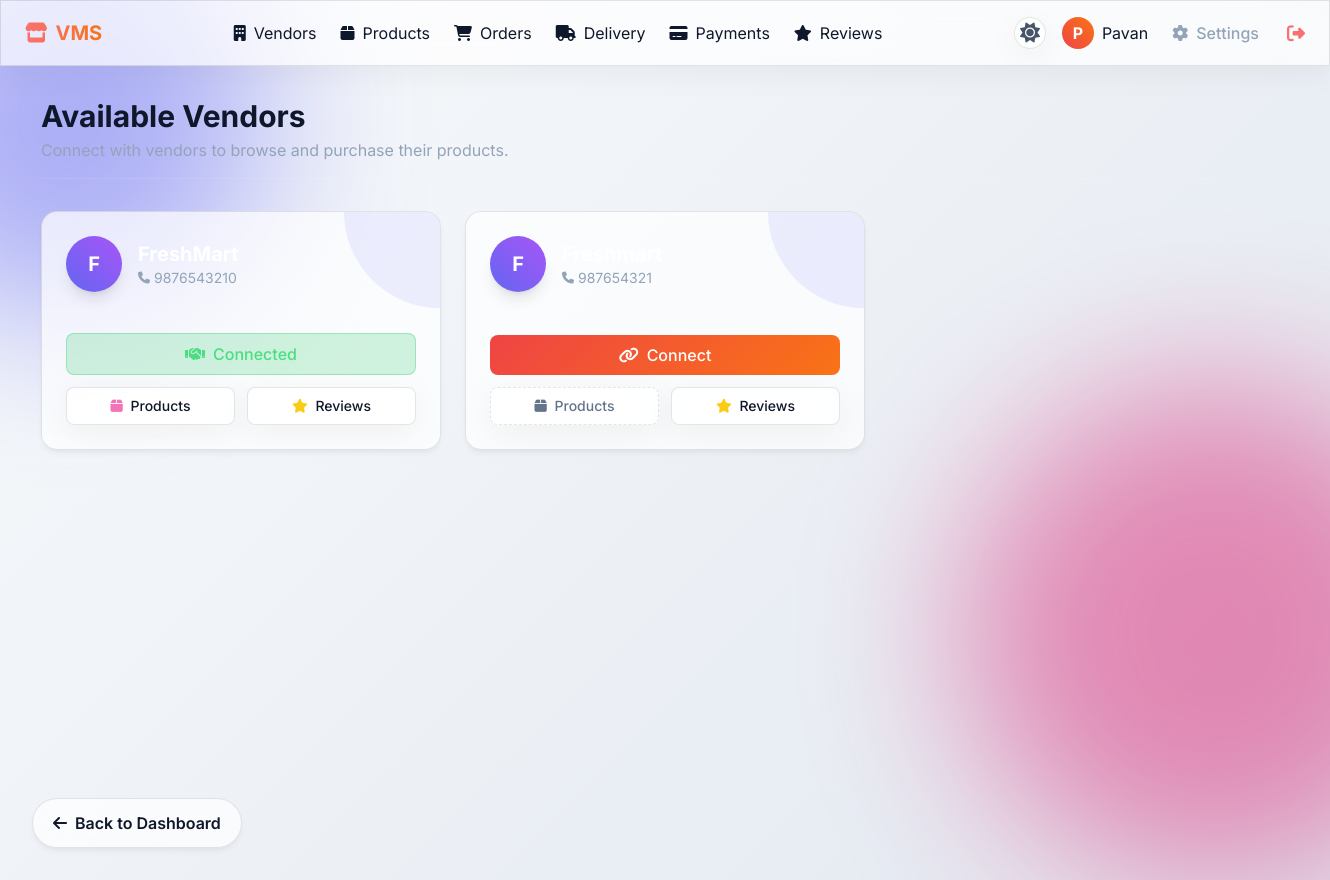
The page /vendors (signed in) on the database as committed earlier.
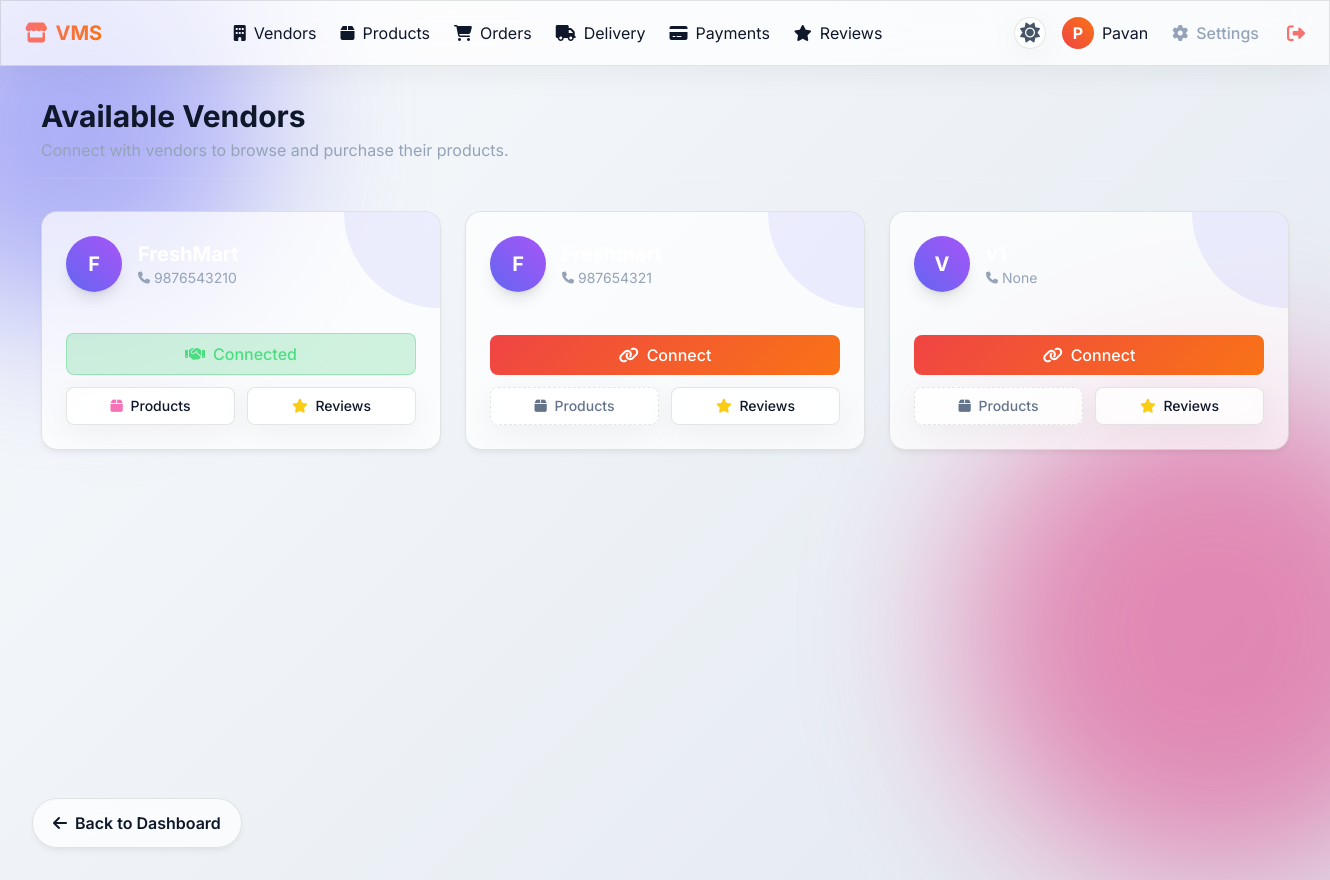
The same page on the database as committed later.
### tables this page shows
CREATE TABLE connections(
    id INTEGER PRIMARY KEY AUTOINCREMENT,
    customer TEXT,
    vendor TEXT
);

CREATE TABLE users(
    id INTEGER PRIMARY KEY AUTOINCREMENT,
    username TEXT UNIQUE,
    password TEXT,
    role TEXT,
    mobile TEXT
);

### app.py (the view)
@app.route('/vendors')
def vendors():
    if 'user' not in session:
        return redirect('/login')
    conn = get_db()
    vendors = conn.execute(
        "SELECT username,mobile FROM users WHERE role='vendor'"
    ).fetchall()
    connected = conn.execute(
        "SELECT vendor FROM connections WHERE customer=?",
        (session['user'],)
    ).fetchall()
    connected_vendors = [
        v['vendor'] for v in connected
    ]
    return render_template(
        'vendors.html',
        vendors=vendors,
        connected_vendors=connected_vendors
    )

### app.py (called while the page is built)
def get_db():
    conn = sqlite3.connect("vendor.db")
    conn.row_factory = sqlite3.Row
    return conn

### templates/vendors.html (shortened to what this page needs)
{% extends "base.html" %}
{% block content %}
<div class="fade-in">
    <div class="flex justify-between items-center mb-8 border-b border-white/10 pb-4">
        <div>
            <h1 class="text-3xl font-bold">Available Vendors</h1>
            <p class="text-slate-400 mt-1">Connect with vendors to browse and purchase their products.</p>
        </div>
    </div>
    {% if vendors %}
    <div class="grid grid-cols-1 md:grid-cols-2 lg:grid-cols-3 gap-6">
        {% for vendor in vendors %}
        <div class="glass-card p-6 flex flex-col relative overflow-hidden group">
            <div class="absolute top-0 right-0 w-24 h-24 bg-indigo-500/10 rounded-bl-full z-0 transition-transform group-hover:scale-110"></div>
            <div class="relative z-10 flex items-center gap-4 mb-6 border-b border-white/10 pb-4">
                <div class="w-14 h-14 rounded-full bg-gradient-to-tr from-indigo-500 to-purple-500 flex items-center justify-center text-white text-xl font-bold shadow-lg">
                    {{ vendor['username'][0]|upper }}
                </div>
                <div>
                    <h3 class="text-xl font-bold text-white">{{ vendor['username'] }}</h3>
                    <p class="text-sm text-slate-400 flex items-center gap-1">
                        <i class="fa-solid fa-phone text-xs"></i> {{ vendor['mobile'] }}
                    </p>
                </div>
            </div>
            <div class="relative z-10 space-y-3 mt-auto">
                {% if vendor['username'] in connected_vendors %}
                    <div class="bg-green-500/20 text-green-400 border border-green-500/30 w-full py-2 rounded-lg text-center font-medium flex items-center justify-center gap-2 mb-3">
                        <i class="fa-solid fa-handshake"></i> Connected
                    </div>
                    <div class="grid grid-cols-2 gap-3">
                        <a href="/vendor_products/{{ vendor['username'] }}" class="glass-panel text-center py-2 rounded-lg hover:bg-white/10 transition-colors text-sm font-medium">
                            <i class="fa-solid fa-box mr-1 text-pink-400"></i> Products
                        </a>
                        <a href="/vendor_reviews/{{ vendor['username'] }}" class="glass-panel text-center py-2 rounded-lg hover:bg-white/10 transition-colors text-sm font-medium">
                            <i class="fa-solid fa-star mr-1 text-yellow-400"></i> Reviews
                        </a>
                    </div>
                {% else %}
                    <form method="POST" action="/select_vendor" class="mb-3">
                        <button type="submit" class="btn-glow w-full py-2 rounded-lg font-medium flex items-center justify-center gap-2">
                            <i class="fa-solid fa-link"></i> Connect
                        </button>
                    </form>
                    <div class="grid grid-cols-2 gap-3">
                        <div class="glass-panel text-center py-2 rounded-lg text-slate-500 text-sm font-medium cursor-not-allowed border-dashed" title="Connect to view">
                            <i class="fa-solid fa-box mr-1"></i> Products
                        </div>
                        <a href="/vendor_reviews/{{ vendor['username'] }}" class="glass-panel text-center py-2 rounded-lg hover:bg-white/10 transition-colors text-sm font-medium">
                            <i class="fa-solid fa-star mr-1 text-yellow-400"></i> Reviews
                        </a>
                    </div>
                {% endif %}
            </div>
        </div>
        {% endfor %}
    </div>
    {% else %}
    <div class="glass-panel p-12 text-center rounded-2xl">
        <div class="text-5xl text-slate-500 mb-4"><i class="fa-solid fa-store-slash"></i></div>
        <h3 class="text-xl font-bold mb-2">No Vendors Found</h3>
        <p class="text-slate-400">There are currently no vendors registered on the platform.</p>
    </div>
    {% endif %}
</div>
{% endblock %}

### templates/base.html (shortened to what this page needs)
<!DOCTYPE html>
<html lang="en">
<head>
    <link rel="stylesheet" href="https://cdnjs.cloudflare.com/ajax/libs/font-awesome/6.4.0/css/all.min.css">
    <script src="https://cdn.tailwindcss.com"></script>
    <link rel="stylesheet" href="{{ url_for('static', filename='css/style.css') }}">
</head>
<body class="antialiased relative">
    <div class="bg-shape bg-shape-1"></div>
    <div class="bg-shape bg-shape-2"></div>
    {% if session.get('user') %}
    <nav class="glass-panel sticky top-0 z-50 px-6 py-4 flex justify-between items-center mb-8">
        <div class="flex items-center gap-4">
            <a href="/dashboard" class="text-xl font-bold bg-clip-text text-transparent bg-gradient-to-r from-red-400 to-orange-500">
                <i class="fa-solid fa-store mr-2"></i>VMS
            </a>
        </div>
        <div class="hidden md:flex items-center gap-6">
            {% if session['role'] == 'customer' %}
                <a href="/vendors" class="hover:text-orange-400 transition-colors"><i class="fa-solid fa-building mr-2"></i>Vendors</a>
            {% endif %}
            <a href="/products" class="hover:text-orange-400 transition-colors"><i class="fa-solid fa-box mr-2"></i>Products</a>
            <a href="/orders" class="hover:text-orange-400 transition-colors"><i class="fa-solid fa-cart-shopping mr-2"></i>Orders</a>
            <a href="/delivery" class="hover:text-orange-400 transition-colors"><i class="fa-solid fa-truck mr-2"></i>Delivery</a>
            <a href="/payments" class="hover:text-orange-400 transition-colors"><i class="fa-solid fa-credit-card mr-2"></i>Payments</a>
            <a href="/reviews" class="hover:text-orange-400 transition-colors"><i class="fa-solid fa-star mr-2"></i>Reviews</a>
        </div>
        <div class="flex items-center gap-4">
            <button id="theme-toggle" class="text-xl text-muted hover:text-orange-400 transition-colors w-8 h-8 flex items-center justify-center rounded-full glass-panel" title="Toggle Theme">
                <i class="fa-solid fa-sun light-icon hidden"></i>
            </button>
            <a href="/profile" class="flex items-center gap-2 hover:text-orange-400 transition-colors">
                <div class="w-8 h-8 rounded-full bg-gradient-to-tr from-red-500 to-orange-500 flex items-center justify-center text-white font-bold">
                    {{ session['user'][0]|upper }}
                </div>
                <span class="hidden sm:inline text-main">{{ session['user'] }}</span>
            </a>
            <a href="/settings" class="flex items-center gap-2 text-slate-400 hover:text-orange-400 transition-colors ml-2 font-medium"><i class="fa-solid fa-gear"></i><span class="hidden sm:inline">Settings</span></a>
            <a href="/logout" class="text-red-400 hover:text-red-300 transition-colors ml-3" title="Logout"><i class="fa-solid fa-right-from-bracket text-lg"></i></a>
        </div>
    </nav>
    {% endif %}
    <main class="container mx-auto px-4 pb-12 min-h-[80vh]">
        {% block content %}{% endblock %}
    </main>
    {% if session.get('user') and request.path != '/dashboard' %}
    <a href="/dashboard" class="btn-floating-dash">
        <i class="fa-solid fa-arrow-left"></i>
        <span class="hidden sm:inline">Back to Dashboard</span>
    </a>
    {% endif %}
</body>
</html>

### static/css/style.css (style rules this page uses)
:root { --bg-gradient-1: #0f172a; --bg-gradient-2: #1e1b4b; --accent-glow: rgba(239, 68, 68, 0.4); --accent-btn: linear-gradient(135deg, #ef4444, #f97316); --accent-btn-hover: linear-gradient(135deg, #dc2626, #ea580c); --glass-bg: rgba(255, 255, 255, 0.05); --glass-border: rgba(255, 255, 255, 0.1); --glass-border-hover: rgba(255, 255, 255, 0.2); --text-primary: #f8fafc; --text-secondary: #94a3b8; --input-bg: rgba(255, 255, 255, 0.03); --input-focus: rgba(255, 255, 255, 0.08); --panel-shadow: 0 8px 32px 0 rgba(0, 0, 0, 0.3); --card-shadow: 0 4px 6px -1px rgba(0, 0, 0, 0.1), 0 2px 4px -1px rgba(0, 0, 0, 0.06); --card-shadow-hover: 0 10px 15px -3px rgba(0, 0, 0, 0.2), 0 0 20px var(--accent-glow); --status-pending-bg: rgba(249, 115, 22, 0.2); --status-pending-text: #fdba74; --status-pending-border: rgba(249, 115, 22, 0.3); --status-accepted-bg: rgba(59, 130, 246, 0.2); --status-accepted-text: #93c5fd; --status-accepted-border: rgba(59, 130, 246, 0.3); --status-processing-bg: rgba(168, 85, 247, 0.2); --status-processing-text: #d8b4fe; --status-processing-border: rgba(168, 85, 247, 0.3); --status-shipped-bg: rgba(99, 102, 241, 0.2); --status-shipped-text: #a5b4fc; --status-shipped-border: rgba(99, 102, 241, 0.3); --status-out-bg: rgba(6, 182, 212, 0.2); --status-out-text: #67e8f9; --status-out-border: rgba(6, 182, 212, 0.3); --status-delivered-bg: rgba(34, 197, 94, 0.2); --status-delivered-text: #86efac; --status-delivered-border: rgba(34, 197, 94, 0.3); --status-cancel-bg: rgba(239, 68, 68, 0.2); --status-cancel-text: #fca5a5; --status-cancel-border: rgba(239, 68, 68, 0.3); }
[data-theme="light"] { --bg-gradient-1: #f8fafc; --bg-gradient-2: #e2e8f0; --accent-glow: rgba(239, 68, 68, 0.2); --glass-bg: rgba(255, 255, 255, 0.7); --glass-border: rgba(0, 0, 0, 0.1); --glass-border-hover: rgba(0, 0, 0, 0.2); --text-primary: #0f172a; --text-secondary: #475569; --input-bg: rgba(255, 255, 255, 0.9); --input-focus: #ffffff; --panel-shadow: 0 8px 32px 0 rgba(0, 0, 0, 0.05); --card-shadow: 0 4px 6px -1px rgba(0, 0, 0, 0.05), 0 2px 4px -1px rgba(0, 0, 0, 0.03); --card-shadow-hover: 0 10px 15px -3px rgba(0, 0, 0, 0.1), 0 0 20px var(--accent-glow); --status-pending-bg: #fff7ed; --status-pending-text: #c2410c; --status-accepted-bg: #eff6ff; --status-accepted-text: #1d4ed8; --status-processing-bg: #faf5ff; --status-processing-text: #7e22ce; --status-shipped-bg: #eef2ff; --status-shipped-text: #4338ca; --status-out-bg: #ecfeff; --status-out-text: #0e7490; --status-delivered-bg: #f0fdf4; --status-delivered-text: #15803d; --status-cancel-bg: #fef2f2; --status-cancel-text: #b91c1c; }
body { background: linear-gradient(135deg, var(--bg-gradient-1), var(--bg-gradient-2)); background-attachment: fixed; color: var(--text-primary); font-family: 'Inter', sans-serif; min-height: 100vh; overflow-x: hidden; transition: background 0.3s ease, color 0.3s ease; }
.glass-panel { background: var(--glass-bg); backdrop-filter: blur(16px); -webkit-backdrop-filter: blur(16px); border: 1px solid var(--glass-border); box-shadow: var(--panel-shadow); transition: all 0.3s ease; }
.glass-card { background: var(--glass-bg); backdrop-filter: blur(12px); -webkit-backdrop-filter: blur(12px); border: 1px solid var(--glass-border); border-radius: 1rem; box-shadow: var(--card-shadow); transition: all 0.3s ease; }
.btn-glow { background: var(--accent-btn); color: white !important; border: none; transition: all 0.3s ease; font-weight: 600; }
.btn-floating-dash { position: fixed; bottom: 2rem; left: 2rem; background: var(--glass-bg); backdrop-filter: blur(12px); border: 1px solid var(--glass-border); color: var(--text-primary); padding: 0.75rem 1.25rem; border-radius: 9999px; font-weight: 600; display: flex; align-items: center; gap: 0.5rem; box-shadow: var(--card-shadow); transition: all 0.3s ease; z-index: 40; }
.bg-shape { position: absolute; border-radius: 50%; filter: blur(80px); z-index: -1; opacity: 0.5; animation: float 10s infinite ease-in-out alternate; pointer-events: none; }
.bg-shape-1 { top: -10%; left: -10%; width: 400px; height: 400px; background: #6366f1; }
.bg-shape-2 { bottom: -10%; right: -10%; width: 500px; height: 500px; background: #db2777; animation-delay: 2s; }
.fade-in { animation: fadeIn 0.8s ease-out forwards; opacity: 0; }
.text-main { color: var(--text-primary); }
.text-muted { color: var(--text-secondary); }

Rows that differ between the two databases and show on the page:
added users: username "V", mobile "None"
